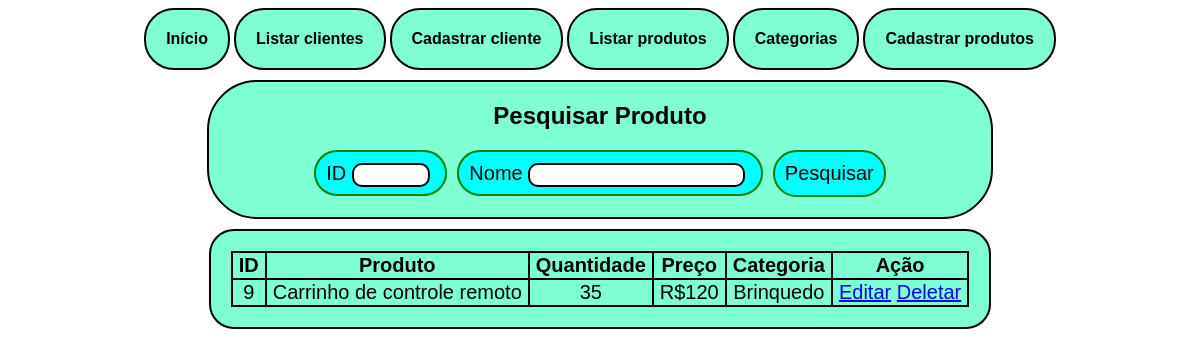
Page /listprod on the earlier database version.
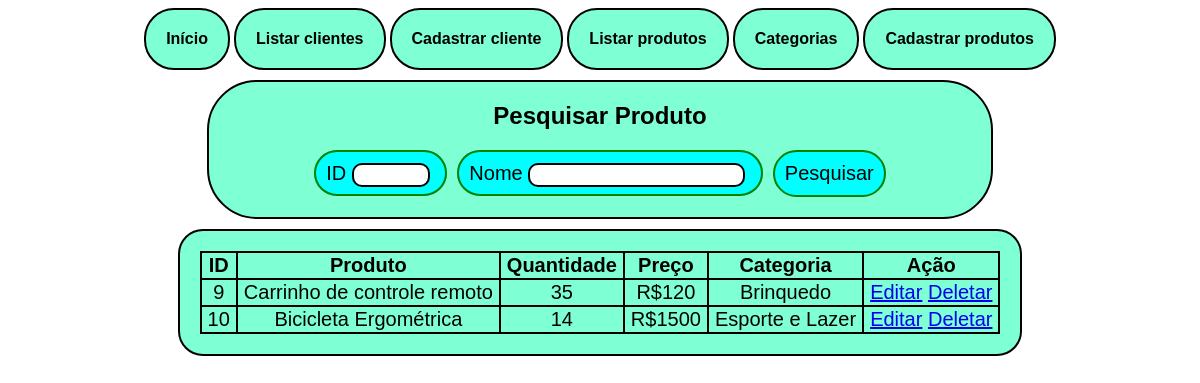
Same page on the later database version.
### core/models.py (models this page shows, shortened)
class product(models.Model):
    nome = models.CharField(max_length=100)
    quant = models.IntegerField()
    price = models.CharField(max_length=100)
    categ = models.CharField(max_length=100)

### core/views.py (the view)
# urls.py: path('listprod', listprod, name='listprod'),
def listprod(request):
    prod = product.objects.all()
    return render(request, 'listprod.html', {'prod': prod})

### core/templates/listprod.html (shortened to what this page needs)
<!DOCTYPE html>
{% load static%}
<html lang="en">
<head>
    <link rel="stylesheet" href="{% static 'core/style.css' %}">
    <div id="pagebutton">
        <a href="/home" class="button">Início</a>
        <a href="/listcli"  class="button">Listar clientes</a>
        <a href="/registercli" class="button">Cadastrar cliente</a>
        <a href="/listprod" class="button">Listar produtos</a>
        <a href="/categorias" class="button">Categorias</a>
        <a href="/registerpro" class="button">Cadastrar produtos</a>
    </div>
</head>
<body style="background-image: url('https://wallpaperaccess.com/full/2431350.jpg') ;">
    <div id="searchbox">
        <h2>Pesquisar Produto</h2>
        <div id="searchboxinside">
        <form action="{%url 'searchprod'%}" method="POST">
            <div class="searchfield">
                <label for="id">ID</label>
                <input type="text" size=5 pattern="[0-9]+" id="id" title="Somente Números" name="id">
            </div>
            <div class="searchfield">
                <label for="nome">Nome</label>
                <input type="text" id="nome" name="nome">
            </div>
            <button class="searchbutton">Pesquisar</button>
        </form>
        </div>
    </div>
    <div id="caixa">
    <table>
        <tr>
            <th>ID</th>
            <th>Produto</th>
            <th>Quantidade</th>
            <th>Preço</th>
            <th>Categoria</th>
            <th>Ação</th>
        </tr>
        {% for i in prod %}
        <tr>
            <td>{{i.id}}</td>
            <td>{{i.nome}}</td>
            <td>{{i.quant}}</td>
            <td>{{i.price}}</td>
            <td>{{i.categ}}</td>
            <td>
                <a href="{% url 'editprod' i.id %}">Editar</a>
                <a href="{% url 'deleteprod' i.id %}">Deletar</a>
            </td>
        </tr>
        {%endfor%}
    </table>
</body>
</html>

Differences in the rows shown:
added product: id "10", nome "Bicicleta Ergométrica", quant "14", price "R$1500", categ "Esporte e Lazer"
